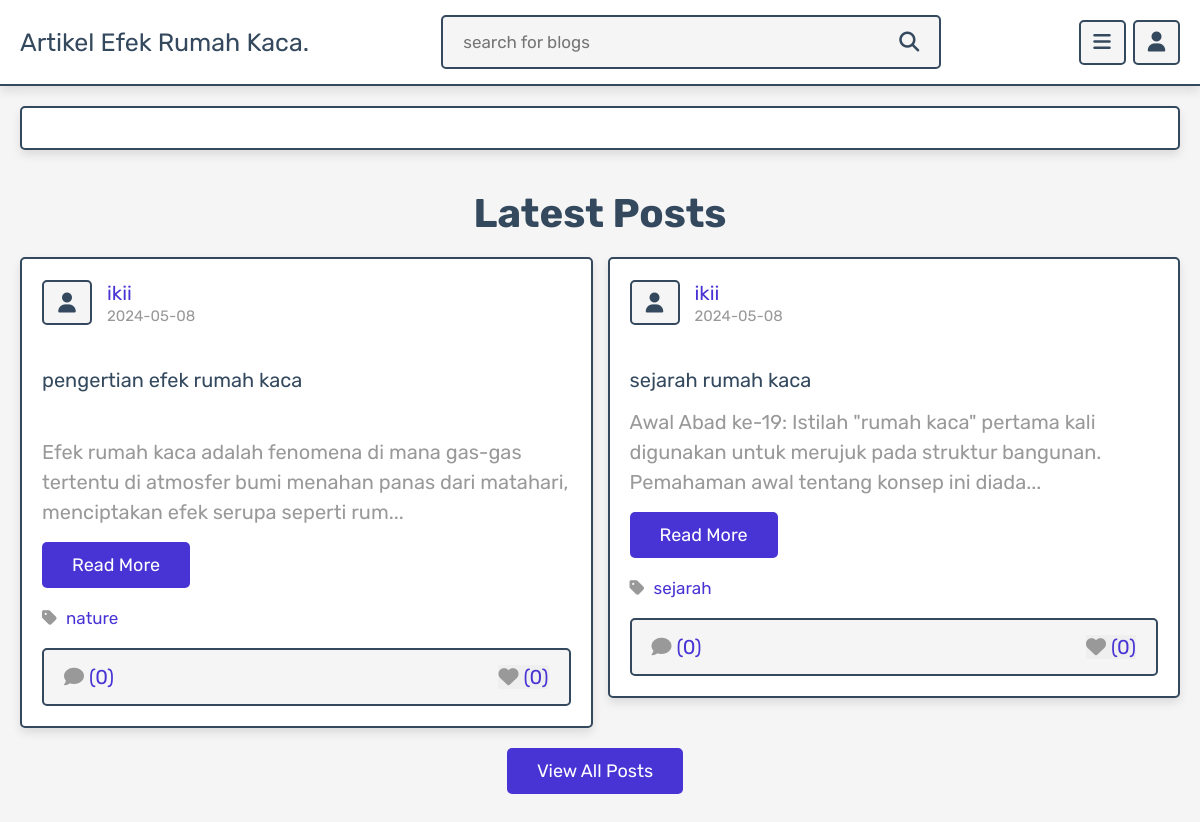
The page / on the database its author committed.
### tables this page shows
CREATE TABLE `posts` (
  `id` int(100) NOT NULL,
  `admin_id` int(100) NOT NULL,
  `name` varchar(100) NOT NULL,
  `title` varchar(100) NOT NULL,
  `content` varchar(10000) NOT NULL,
  `category` varchar(50) NOT NULL,
  `image` varchar(100) NOT NULL,
  `date` date NOT NULL DEFAULT current_timestamp(),
  `status` varchar(10) NOT NULL
);

### index.php (the view, shortened to what this page needs)
<?php
include 'components/connect.php';
if(isset($_SESSION['user_id'])){
   $user_id = $_SESSION['user_id'];
}else{
   $user_id = '';
};
?>
<!DOCTYPE html>
<html lang="en">
<head>
   <link rel="stylesheet" href="https://cdnjs.cloudflare.com/ajax/libs/font-awesome/6.1.1/css/all.min.css">
   <link rel="stylesheet" href="css/style.css">
</head>
<body>
<?php include 'components/user_header.php'; ?>
<section class="home-grid">
   <div class="box-container">
      <div class="box">
      </div>
   </div>
</section>
<section class="posts-container">
   <h1 class="heading">latest posts</h1>
   <div class="box-container">
      <?php
         $select_posts = $conn->prepare("SELECT * FROM `posts` WHERE status = ? LIMIT 6 ");
         $select_posts->execute(['active']);
         if($select_posts->rowCount() > 0){
            while($fetch_posts = $select_posts->fetch(PDO::FETCH_ASSOC)){
               $post_id = $fetch_posts['id'];
               $count_post_comments = $conn->prepare("SELECT * FROM `comments` WHERE post_id = ?");
               $count_post_comments->execute([$post_id]);
               $total_post_comments = $count_post_comments->rowCount();
               $count_post_likes = $conn->prepare("SELECT * FROM `likes` WHERE post_id = ?");
               $count_post_likes->execute([$post_id]);
               $total_post_likes = $count_post_likes->rowCount();
               $confirm_likes = $conn->prepare("SELECT * FROM `likes` WHERE user_id = ? AND post_id = ?");
               $confirm_likes->execute([$user_id, $post_id]);
      ?>
      <form class="box" method="post">
         <div class="post-admin">
            <i class="fas fa-user"></i>
            <div>
               <a href="author_posts.php?author=<?= $fetch_posts['name']; ?>"><?= $fetch_posts['name']; ?></a>
               <div><?= $fetch_posts['date']; ?></div>
            </div>
         </div>
         <div class="post-title"><?= $fetch_posts['title']; ?></div>
         <div class="post-content content-150"><?= $fetch_posts['content']; ?></div>
         <a href="view_post.php?post_id=<?= $post_id; ?>" class="inline-btn">read more</a>
         <a href="category.php?category=<?= $fetch_posts['category']; ?>" class="post-cat"> <i class="fas fa-tag"></i> <span><?= $fetch_posts['category']; ?></span></a>
         <div class="icons">
            <a href="view_post.php?post_id=<?= $post_id; ?>"><i class="fas fa-comment"></i><span>(<?= $total_post_comments; ?>)</span></a>
            <button type="submit" name="like_post"><i class="fas fa-heart" style="<?php if($confirm_likes->rowCount() > 0){ echo 'color:var(--red);'; } ?>  "></i><span>(<?= $total_post_likes; ?>)</span></button>
         </div>
      </form>
      <?php
         }
      }else{
         echo '<p class="empty">no posts added yet!</p>';
      }
      ?>
   </div>
   <div class="more-btn" style="text-align: center; margin-top:1rem;">
      <a href="posts.php" class="inline-btn">view all posts</a>
   </div>
</section>
</body>
</html>

### components/user_header.php (shortened to what this page needs)
<header class="header">
   <section class="flex">
      <a href="index.php" class="logo">Artikel Efek Rumah Kaca.</a>
      <form action="search.php" method="POST" class="search-form">
         <input type="text" name="search_box" class="box" maxlength="100" placeholder="search for blogs" required>
         <button type="submit" class="fas fa-search" name="search_btn"></button>
      </form>
      <div class="icons">
         <div id="menu-btn" class="fas fa-bars"></div>
         <div id="user-btn" class="fas fa-user"></div>
      </div>
   </section>
</header>

### rows shown on the page
posts: name "ikii", date "2024-05-08", title "pengertian efek rumah kaca", content "Efek rumah kaca adalah fenomena di mana gas-gas tertentu di atmosfer bumi menahan panas dari matahari, menciptakan efek serupa seperti rum", category "nature", total_post_comments "0", total_post_likes "0"
posts: name "ikii", date "2024-05-08", title "sejarah rumah kaca", content "Awal Abad ke-19: Istilah \"rumah kaca\" pertama kali digunakan untuk merujuk pada struktur bangunan. Pemahaman awal tentang konsep ini diada", category "sejarah", total_post_comments "0", total_post_likes "0"
